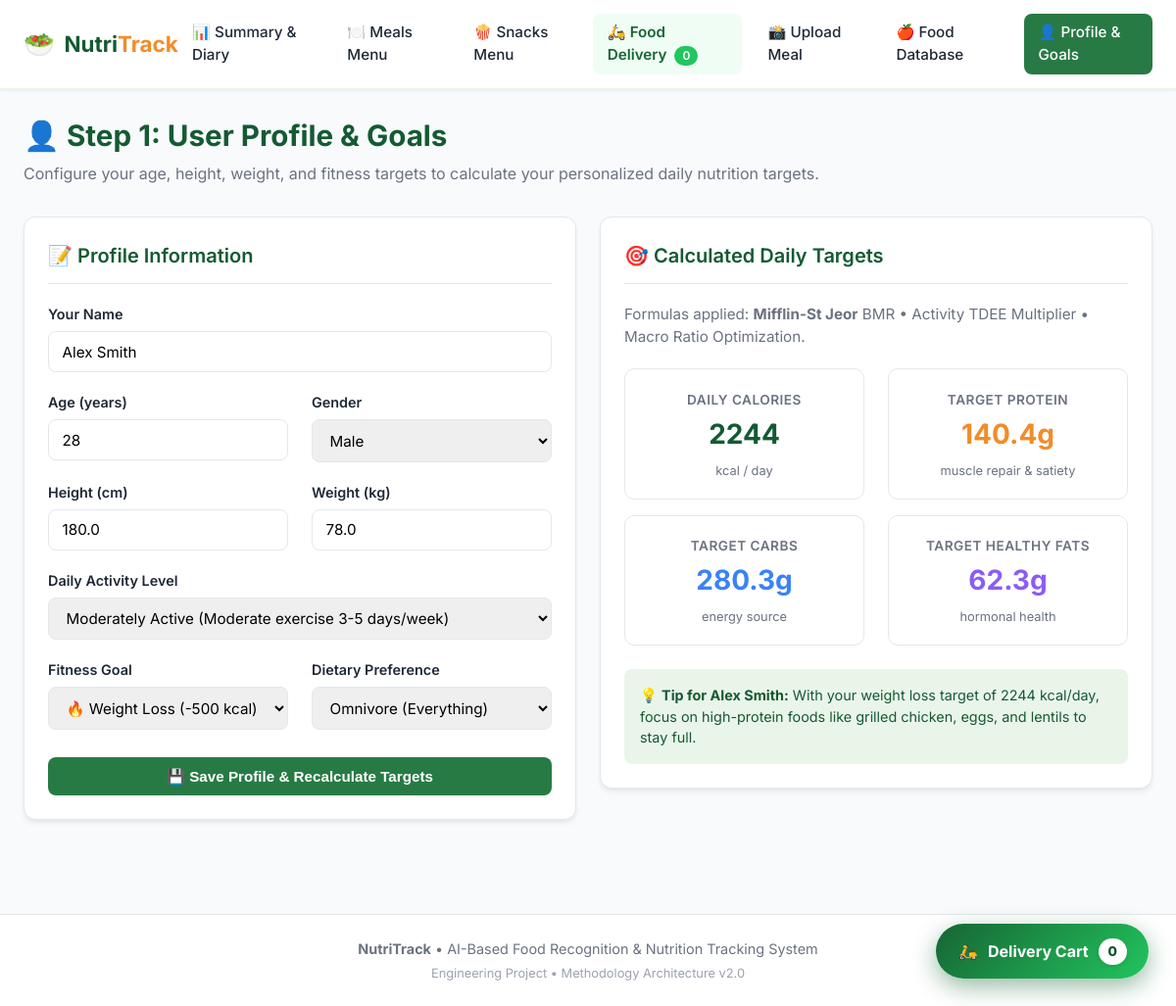
/profile, run on the app's committed database.
### tables this page shows
CREATE TABLE user_profile (
            id INTEGER PRIMARY KEY AUTOINCREMENT,
            name TEXT NOT NULL DEFAULT 'User',
            age INTEGER NOT NULL DEFAULT 25,
            gender TEXT NOT NULL DEFAULT 'male',
            height_cm REAL NOT NULL DEFAULT 175.0,
            weight_kg REAL NOT NULL DEFAULT 70.0,
            activity_level TEXT NOT NULL DEFAULT 'moderately_active',
            goal TEXT NOT NULL DEFAULT 'maintenance',
            diet_preference TEXT NOT NULL DEFAULT 'all',
            daily_calorie_target REAL NOT NULL DEFAULT 2000.0,
            daily_protein_target REAL NOT NULL DEFAULT 120.0,
            daily_carb_target REAL NOT NULL DEFAULT 250.0,
            daily_fat_target REAL NOT NULL DEFAULT 60.0,
            updated_at TIMESTAMP DEFAULT CURRENT_TIMESTAMP
        );

### app.py (the view, shortened to what this page needs)
@app.route("/profile", methods=["GET", "POST"])
def profile_view():
    profile = database.get_profile()
    return render_template("profile.html", profile=profile, active_page="profile")

### database.py (called while the page is built)
def get_db_connection():
    conn = sqlite3.connect(DB_PATH)
    conn.row_factory = sqlite3.Row
    return conn

def get_profile():
    init_db()
    conn = get_db_connection()
    profile = conn.execute("SELECT * FROM user_profile WHERE id = 1").fetchone()
    conn.close()
    return profile

### templates/profile.html (shortened to what this page needs)
{% extends "base.html" %}
{% block content %}
<div class="page-header">
    <h1>👤 Step 1: User Profile & Goals</h1>
    <p>Configure your age, height, weight, and fitness targets to calculate your personalized daily nutrition targets.</p>
</div>
<div class="grid-2">
    <div class="card">
        <div class="card-header">
            <h2 class="card-title">📝 Profile Information</h2>
        </div>
        <form method="POST" action="{{ url_for('profile_view') }}">
            <div class="form-group">
                <label for="name">Your Name</label>
                <input type="text" id="name" name="name" class="form-control" value="{{ profile.name }}" required>
            </div>
            <div class="grid-2">
                <div class="form-group">
                    <label for="age">Age (years)</label>
                    <input type="number" id="age" name="age" class="form-control" min="10" max="120" value="{{ profile.age }}" required>
                </div>
                <div class="form-group">
                    <label for="gender">Gender</label>
                    <select id="gender" name="gender" class="form-control" required>
                        <option value="male" {% if profile.gender == 'male' %}selected{% endif %}>Male</option>
                    </select>
                </div>
            </div>
            <div class="grid-2">
                <div class="form-group">
                    <label for="height_cm">Height (cm)</label>
                    <input type="number" step="0.1" id="height_cm" name="height_cm" class="form-control" min="50" max="250" value="{{ profile.height_cm }}" required>
                </div>
                <div class="form-group">
                    <label for="weight_kg">Weight (kg)</label>
                    <input type="number" step="0.1" id="weight_kg" name="weight_kg" class="form-control" min="20" max="300" value="{{ profile.weight_kg }}" required>
                </div>
            </div>
            <div class="form-group">
                <label for="activity_level">Daily Activity Level</label>
                <select id="activity_level" name="activity_level" class="form-control" required>
                    <option value="moderately_active" {% if profile.activity_level == 'moderately_active' %}selected{% endif %}>Moderately Active (Moderate exercise 3-5 days/week)</option>
                </select>
            </div>
            <div class="grid-2">
                <div class="form-group">
                    <label for="goal">Fitness Goal</label>
                    <select id="goal" name="goal" class="form-control" required>
                        <option value="weight_loss" {% if profile.goal == 'weight_loss' %}selected{% endif %}>🔥 Weight Loss (-500 kcal)</option>
                    </select>
                </div>
                <div class="form-group">
                    <label for="diet_preference">Dietary Preference</label>
                    <select id="diet_preference" name="diet_preference" class="form-control" required>
                        <option value="all" {% if profile.diet_preference == 'all' %}selected{% endif %}>Omnivore (Everything)</option>
                    </select>
                </div>
            </div>
            <button type="submit" class="btn btn-primary" style="width: 100%; margin-top: 0.5rem;">
                💾 Save Profile & Recalculate Targets
            </button>
        </form>
    </div>
    <div>
        <div class="card">
            <div class="card-header">
                <h2 class="card-title">🎯 Calculated Daily Targets</h2>
            </div>
            <p style="color: var(--text-muted); font-size: 0.95rem; margin-bottom: 1.25rem;">
                Formulas applied: <strong>Mifflin-St Jeor</strong> BMR &bull; Activity TDEE Multiplier &bull; Macro Ratio Optimization.
            </p>
            <div class="grid-2">
                <div class="metric-box">
                    <span class="metric-label">Daily Calories</span>
                    <div class="metric-value">{{ profile.daily_calorie_target|round|int }}</div>
                    <span class="metric-sub">kcal / day</span>
                </div>
                <div class="metric-box">
                    <span class="metric-label">Target Protein</span>
                    <div class="metric-value" style="color: var(--secondary);">{{ profile.daily_protein_target|round(1) }}g</div>
                    <span class="metric-sub">muscle repair & satiety</span>
                </div>
            </div>
            <div class="grid-2" style="margin-top: 1rem;">
                <div class="metric-box">
                    <span class="metric-label">Target Carbs</span>
                    <div class="metric-value" style="color: #3b82f6;">{{ profile.daily_carb_target|round(1) }}g</div>
                    <span class="metric-sub">energy source</span>
                </div>
                <div class="metric-box">
                    <span class="metric-label">Target Healthy Fats</span>
                    <div class="metric-value" style="color: #8b5cf6;">{{ profile.daily_fat_target|round(1) }}g</div>
                    <span class="metric-sub">hormonal health</span>
                </div>
            </div>
            <div style="margin-top: 1.5rem; padding: 1rem; background-color: var(--primary-light); border-radius: 8px; font-size: 0.9rem; color: var(--primary-dark);">
                💡 <strong>Tip for {{ profile.name }}:</strong>
                {% if profile.goal == 'weight_loss' %}
                    With your weight loss target of {{ profile.daily_calorie_target|round|int }} kcal/day, focus on high-protein foods like grilled chicken, eggs, and lentils to stay full.
                {% elif profile.goal == 'muscle_gain' %}
                    For muscle gain, ensure you hit at least {{ profile.daily_protein_target|round(1) }}g of protein every day along with regular resistance training!
                {% else %}
                    You are in maintenance mode. Aim for consistency across your three main meals and hydration.
                {% endif %}
            </div>
        </div>
    </div>
</div>
{% endblock %}

### static/css/style.css (style rules this page uses)
:root { --primary: #287A45; --primary-dark: #145A32; --primary-light: #EAF5E9; --secondary: #F28C28; --secondary-light: #FFF1DF; --text-dark: #1f2937; --text-muted: #6b7280; --border: #e5e7eb; --card-bg: #ffffff; --bg-light: #f8fafc; --danger: #ef4444; --success: #10b981; --radius: 12px; --shadow: 0 4px 6px -1px rgba(0, 0, 0, 0.07), 0 2px 4px -2px rgba(0, 0, 0, 0.05); --shadow-lg: 0 10px 15px -3px rgba(0, 0, 0, 0.1), 0 4px 6px -4px rgba(0, 0, 0, 0.05); }
* { box-sizing: border-box; margin: 0; padding: 0; }
body { font-family: 'Inter', -apple-system, BlinkMacSystemFont, "Segoe UI", Roboto, sans-serif; background-color: var(--bg-light); color: var(--text-dark); line-height: 1.5; min-height: 100vh; display: flex; flex-direction: column; }
.page-header { margin-bottom: 2rem; }
.page-header h1 { font-size: 1.85rem; color: var(--primary-dark); font-weight: 700; display: flex; align-items: center; gap: 0.5rem; }
.page-header p { color: var(--text-muted); font-size: 1rem; margin-top: 0.25rem; }
.card { background: var(--card-bg); border-radius: var(--radius); padding: 1.5rem; box-shadow: var(--shadow); border: 1px solid var(--border); margin-bottom: 1.5rem; }
.card-header { border-bottom: 1px solid var(--border); padding-bottom: 0.85rem; margin-bottom: 1.25rem; display: flex; justify-content: space-between; align-items: center; }
.card-title { font-size: 1.25rem; font-weight: 600; color: var(--primary-dark); display: flex; align-items: center; gap: 0.5rem; }
.grid-2 { display: grid; grid-template-columns: 1fr 1fr; gap: 1.5rem; }
.btn { display: inline-flex; align-items: center; justify-content: center; gap: 0.4rem; font-weight: 600; font-size: 0.95rem; padding: 0.65rem 1.25rem; border-radius: 8px; border: none; cursor: pointer; text-decoration: none; transition: all 0.2s ease; }
.btn-primary { background-color: var(--primary); color: #ffffff; }
.form-group { margin-bottom: 1.25rem; }
.form-group label { display: block; font-weight: 600; font-size: 0.9rem; margin-bottom: 0.4rem; color: var(--text-dark); }
.form-control { width: 100%; padding: 0.65rem 0.85rem; border: 1.5px solid var(--border); border-radius: 8px; font-size: 0.95rem; transition: border-color 0.2s ease; font-family: inherit; }
.metric-box { background: #ffffff; border: 1.5px solid var(--border); border-radius: 10px; padding: 1.1rem; text-align: center; transition: transform 0.2s ease; }
.metric-value { font-size: 1.75rem; font-weight: 700; color: var(--primary-dark); margin: 0.2rem 0; }
.metric-label { font-size: 0.85rem; text-transform: uppercase; font-weight: 600; color: var(--text-muted); letter-spacing: 0.5px; }
.metric-sub { font-size: 0.8rem; color: var(--text-muted); }

### data on the page
user_profile: name "Alex Smith", age "28", gender "Male", height_cm "180.0", weight_kg "78.0", activity_level "Moderately Active (Moderate exercise 3-5 days/week)", goal "🔥 Weight Loss (-500 kcal)", diet_preference "Omnivore (Everything)", daily_calorie_target "2244", daily_protein_target "140.4", daily_carb_target "280.3", daily_fat_target "62.3"
